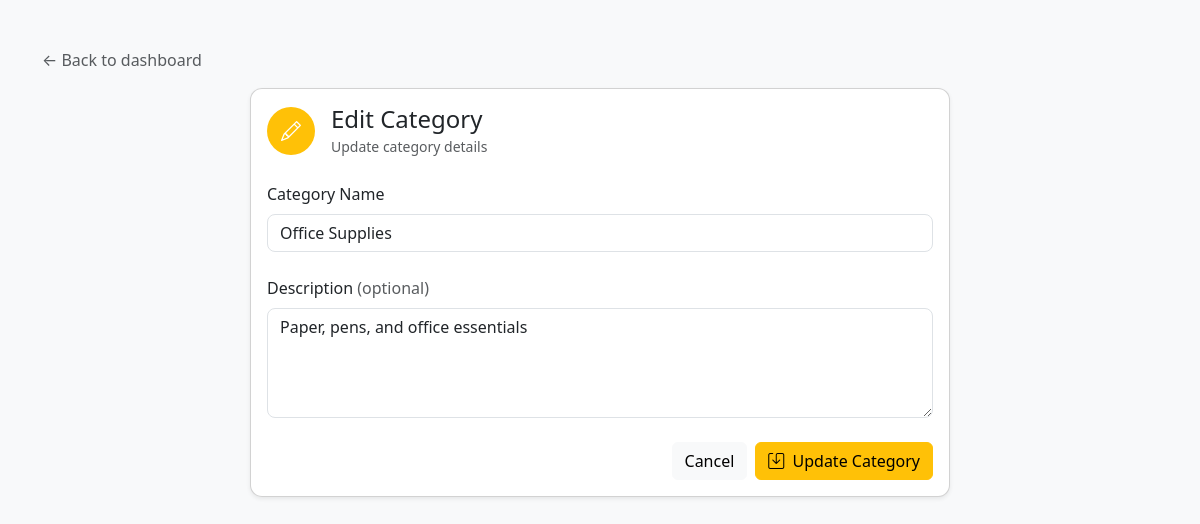
/category/edit.php?id=6, run on the app's committed database.
### tables this page shows
CREATE TABLE `categories` (
  `id` int(11) NOT NULL,
  `name` varchar(100) NOT NULL,
  `description` varchar(250) NOT NULL,
  `created_at` timestamp NOT NULL DEFAULT current_timestamp()
);

### category/edit.php (the view, shortened to what this page needs)
<?php
include '../database/config.php';
$id = intval($_GET['id']);
$name_err = "";
$stmt = $conn->prepare("SELECT * FROM categories WHERE id = ?");
$stmt->bind_param("i", $id);
$stmt->execute();
$result = $stmt->get_result();
$row = $result->fetch_assoc();
$name = $row['name'];
$description = $row['description'] ?? "";
?>
<!DOCTYPE html>
<html lang="en">
<head>
    <link rel="stylesheet" href="../assets/bootstrap/bootstrap.min.css">
    <link rel="stylesheet" href="../assets/bootstrap/icons/bootstrap-icon/bootstrap-icons.css">
</head>
<body>
<div class="container py-5">
    <div class="mb-3">
        <a href="../dashboard/index.php" class="text-decoration-none text-muted">
            ← Back to dashboard
        </a>
    </div>
    <div class="card shadow-sm form-card">
        <div class="card-body">
            <div class="mb-4 d-flex align-items-center gap-3">
                <div class="bg-warning text-white rounded-circle d-flex align-items-center justify-content-center"
                     style="width:48px;height:48px;">
                    <i class="bi bi-pencil fs-5"></i>
                </div>
                <div>
                    <h4 class="mb-0">Edit Category</h4>
                    <small class="text-muted">Update category details</small>
                </div>
            </div>
            <form action="<?php echo htmlspecialchars($_SERVER["PHP_SELF"] . "?id=" . $id); ?>"
                  method="post"
                  novalidate>
                <div class="mb-4">
                    <label class="form-label">Category Name</label>
                    <input type="text"
                           name="name"
                           class="form-control <?php echo (!empty($name_err)) ? 'is-invalid' : ''; ?>"
                           value="<?php echo htmlspecialchars($name); ?>">
                </div>
                <div class="mb-4">
                    <label class="form-label">Description <span class="text-muted">(optional)</span></label>
                    <textarea name="description"
                              class="form-control"
                              rows="4"><?php echo htmlspecialchars($description); ?></textarea>
                </div>
                <div class="d-flex justify-content-end gap-2">
                    <a href="index.php" class="btn btn-light">
                        Cancel
                    </a>
                    <button type="submit" class="btn btn-warning">
                        <i class="bi bi-save me-1"></i> Update Category
                    </button>
                </div>
            </form>
        </div>
    </div>
</div>
</body>
</html>

### category/edit.php (style rules this page uses)
body { background-color: #f8f9fa; }
.form-card { border-radius: 12px; max-width: 700px; margin: auto; }
.form-label { font-weight: 500; }
.form-control { border-radius: 8px; }

### data on the page
categories: name "Office Supplies", description "Paper, pens, and office essentials"
